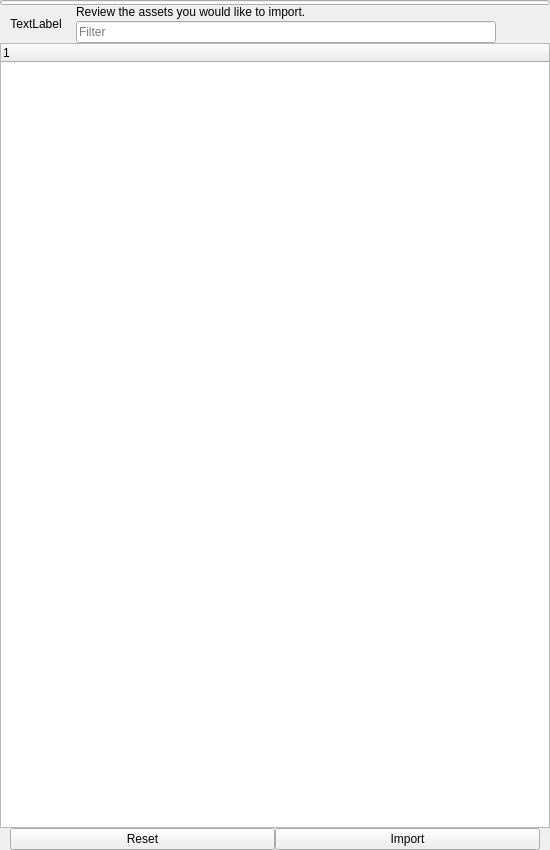
<?xml version="1.0" encoding="UTF-8"?>
<ui version="4.0">
 <class>FMMainWindow</class>
 <widget class="QMainWindow" name="FMMainWindow">
  <property name="windowModality">
   <enum>Qt::NonModal</enum>
  </property>
  <property name="geometry">
   <rect>
    <x>0</x>
    <y>0</y>
    <width>550</width>
    <height>850</height>
   </rect>
  </property>
  <property name="sizePolicy">
   <sizepolicy hsizetype="Expanding" vsizetype="Expanding">
    <horstretch>0</horstretch>
    <verstretch>0</verstretch>
   </sizepolicy>
  </property>
  <property name="windowTitle">
   <string>MainWindow</string>
  </property>
  <widget class="QWidget" name="centralwidget">
   <layout class="QVBoxLayout" name="verticalLayout_2">
    <property name="spacing">
     <number>0</number>
    </property>
    <property name="leftMargin">
     <number>0</number>
    </property>
    <property name="topMargin">
     <number>0</number>
    </property>
    <property name="rightMargin">
     <number>0</number>
    </property>
    <property name="bottomMargin">
     <number>0</number>
    </property>
    <item>
     <layout class="QVBoxLayout" name="verticalLayout_4">
      <property name="spacing">
       <number>0</number>
      </property>
      <item>
       <widget class="QProgressBar" name="progressBar">
        <property name="sizePolicy">
         <sizepolicy hsizetype="Preferred" vsizetype="Preferred">
          <horstretch>0</horstretch>
          <verstretch>0</verstretch>
         </sizepolicy>
        </property>
        <property name="minimumSize">
         <size>
          <width>0</width>
          <height>5</height>
         </size>
        </property>
        <property name="maximumSize">
         <size>
          <width>16777215</width>
          <height>5</height>
         </size>
        </property>
        <property name="value">
         <number>0</number>
        </property>
        <property name="textVisible">
         <bool>false</bool>
        </property>
       </widget>
      </item>
     </layout>
    </item>
    <item>
     <layout class="QHBoxLayout" name="horizontalLayout_2">
      <property name="spacing">
       <number>6</number>
      </property>
      <property name="leftMargin">
       <number>10</number>
      </property>
      <property name="topMargin">
       <number>0</number>
      </property>
      <property name="rightMargin">
       <number>10</number>
      </property>
      <item>
       <layout class="QHBoxLayout" name="horizontalLayout_5">
        <property name="sizeConstraint">
         <enum>QLayout::SetDefaultConstraint</enum>
        </property>
        <property name="leftMargin">
         <number>0</number>
        </property>
        <property name="rightMargin">
         <number>8</number>
        </property>
        <item>
         <widget class="QLabel" name="label_logo">
          <property name="text">
           <string>TextLabel</string>
          </property>
          <property name="alignment">
           <set>Qt::AlignCenter</set>
          </property>
         </widget>
        </item>
       </layout>
      </item>
      <item>
       <layout class="QHBoxLayout" name="horizontalLayout_4">
        <item>
         <layout class="QVBoxLayout" name="verticalLayout_3">
          <property name="spacing">
           <number>2</number>
          </property>
          <property name="topMargin">
           <number>0</number>
          </property>
          <property name="rightMargin">
           <number>0</number>
          </property>
          <property name="bottomMargin">
           <number>0</number>
          </property>
          <item>
           <widget class="QLabel" name="label_2">
            <property name="font">
             <font>
              <pointsize>9</pointsize>
             </font>
            </property>
            <property name="text">
             <string>Review the assets you would like to import.</string>
            </property>
           </widget>
          </item>
          <item>
           <layout class="QHBoxLayout" name="horizontalLayout_6">
            <property name="spacing">
             <number>4</number>
            </property>
            <item>
             <widget class="QLineEdit" name="lineEdit">
              <property name="sizePolicy">
               <sizepolicy hsizetype="Expanding" vsizetype="Preferred">
                <horstretch>0</horstretch>
                <verstretch>0</verstretch>
               </sizepolicy>
              </property>
              <property name="focusPolicy">
               <enum>Qt::ClickFocus</enum>
              </property>
              <property name="placeholderText">
               <string>Filter</string>
              </property>
              <property name="clearButtonEnabled">
               <bool>true</bool>
              </property>
             </widget>
            </item>
            <item>
             <widget class="QPushButton" name="filterButton">
              <property name="text">
               <string/>
              </property>
              <property name="flat">
               <bool>true</bool>
              </property>
             </widget>
            </item>
           </layout>
          </item>
         </layout>
        </item>
       </layout>
      </item>
     </layout>
    </item>
    <item>
     <layout class="QVBoxLayout" name="verticalLayout">
      <item>
       <widget class="QTreeWidget" name="treeWidget">
        <property name="focusPolicy">
         <enum>Qt::ClickFocus</enum>
        </property>
        <property name="contextMenuPolicy">
         <enum>Qt::CustomContextMenu</enum>
        </property>
        <property name="horizontalScrollBarPolicy">
         <enum>Qt::ScrollBarAlwaysOff</enum>
        </property>
        <property name="sizeAdjustPolicy">
         <enum>QAbstractScrollArea::AdjustToContents</enum>
        </property>
        <property name="editTriggers">
         <set>QAbstractItemView::NoEditTriggers</set>
        </property>
        <property name="showDropIndicator" stdset="0">
         <bool>false</bool>
        </property>
        <property name="alternatingRowColors">
         <bool>true</bool>
        </property>
        <property name="selectionMode">
         <enum>QAbstractItemView::ExtendedSelection</enum>
        </property>
        <property name="animated">
         <bool>true</bool>
        </property>
        <column>
         <property name="text">
          <string notr="true">1</string>
         </property>
        </column>
       </widget>
      </item>
     </layout>
    </item>
    <item>
     <layout class="QHBoxLayout" name="horizontalLayout">
      <property name="leftMargin">
       <number>10</number>
      </property>
      <property name="rightMargin">
       <number>10</number>
      </property>
      <item>
       <widget class="QPushButton" name="pushButton_reset">
        <property name="text">
         <string>Reset</string>
        </property>
        <property name="default">
         <bool>false</bool>
        </property>
       </widget>
      </item>
      <item>
       <widget class="QPushButton" name="pushButton_import">
        <property name="text">
         <string>Import</string>
        </property>
       </widget>
      </item>
     </layout>
    </item>
   </layout>
  </widget>
 </widget>
 <resources/>
 <connections/>
</ui>
